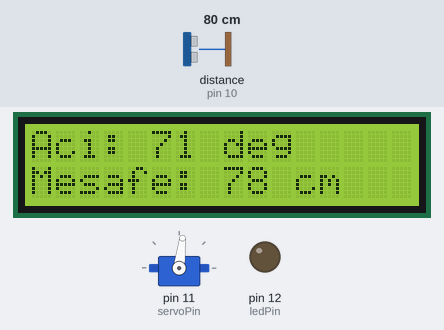
Recording of a sketch running on a simulated Arduino Uno, built with avr-gcc and run on an emulated ATmega328P. On the bench: 16×2 character LCD, servo, output pins drawn as LEDs (lit = HIGH). Wiring (inferred from the names in the program): ultrasonic range finder: trigger pin 9; echo pin 10. Inputs (shaded band) come from the test bench; at power-on: distance to the obstacle (sensor on pin 10) 80 cm. The echo pulse lasts 58.3 µs per cm; pins used as bus, display or sensor lines are not drawn; what the sketch prints to the serial monitor is not drawn.

Above: at 2.2 s.
2.3 s: distance to the obstacle (sensor on pin 10) set to 9 cm
At 3.99 s:
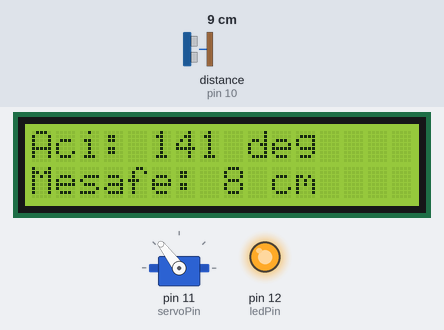
4.7 s: distance to the obstacle (sensor on pin 10) set to 19 cm
At 4.89 s:
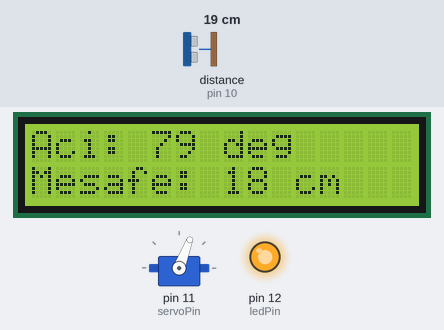
7.1 s: distance to the obstacle (sensor on pin 10) set to 23 cm
At 7.29 s:
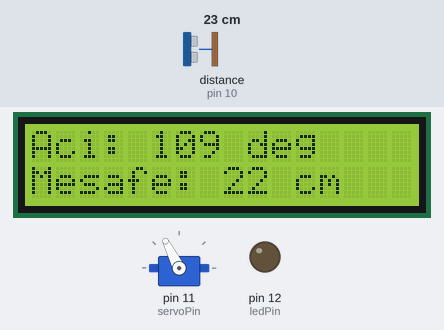
9.5 s: distance to the obstacle (sensor on pin 10) set to 2 cm
At 10.0 s:
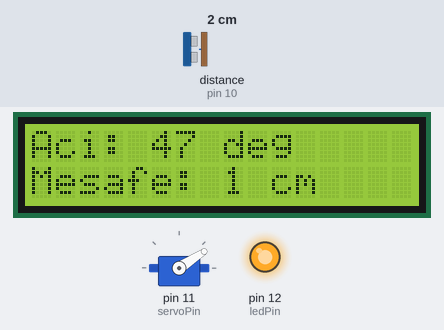
12.5 s: distance to the obstacle (sensor on pin 10) set to 120 cm
At 13.92 s:
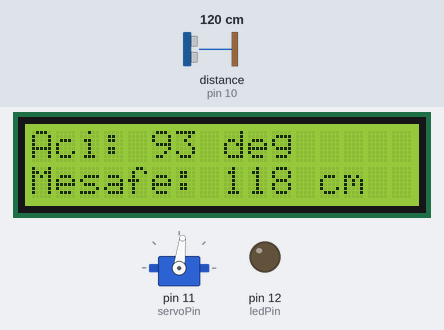
15.5 s: distance to the obstacle (sensor on pin 10) set to 35 cm
At 19.37 s:
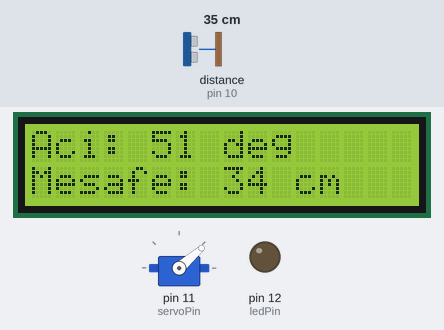
Timing chart, 0 to 19.5 s (numbered marks = the images above; inputs shaded):
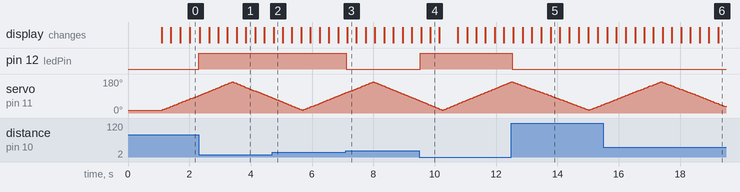

Measured:
- the behaviour switches between 20 and 21 cm on distance to the obstacle (sensor on pin 10) (found by bisection; images 2 and 3)
- after the input at 2.3 s, pin 12 (ledPin): LOW → HIGH at once
- after the input at 7.1 s, pin 12 (ledPin): HIGH → LOW at once
- after the input at 9.5 s, pin 12 (ledPin): LOW → HIGH at once
- after the input at 12.5 s, pin 12 (ledPin): HIGH → LOW at once
- by itself, servo on pin 11 (servoPin): rises from 45° to 165° in 1.9 s, then falls to 35° in 2.1 s

The sketch:

radar.ino
```cpp
#include <Servo.h>
#include <Wire.h>
#include <LiquidCrystal_I2C.h>

// I2C LCD Tanımlaması (0x27 veya 0x3F)
LiquidCrystal_I2C lcd(0x27, 16, 2);

// Pin Tanımlamaları
const int trigPin = 9;
const int echoPin = 10;
const int servoPin = 11;
const int ledPin = 12;

const int MAX_CM = 200;                                // kullanmak istediğin maksimum menzil
const unsigned long ECHO_TIMEOUT_US = MAX_CM * 59UL;   // gidiş-dönüş ~58.2 µs/cm + küçük pay
const unsigned long SERVO_MS = 30;                     // servonun yerleşme süresi (eski delay(30))
const unsigned long LCD_MS = 120;                      // LCD yenileme aralığı

Servo radarServo;
int aci = 15;
int adim = 2;      // +2 ileri, -2 geri
int mesafe = 0;    // 0 = menzil dışı / yankı yok
unsigned long tServo = 0;
unsigned long tLcd = 0;

// Mesafe Ölçüm Fonksiyonu (timeout dolarsa pulseIn 0 döner)
int mesafeOlc() {
  digitalWrite(trigPin, LOW);
  delayMicroseconds(2);
  digitalWrite(trigPin, HIGH);
  delayMicroseconds(10);
  digitalWrite(trigPin, LOW);

  return pulseIn(echoPin, HIGH, ECHO_TIMEOUT_US) * 0.034 / 2;
}

void setup() {
  pinMode(trigPin, OUTPUT);
  pinMode(echoPin, INPUT);
  pinMode(ledPin, OUTPUT);

  // Seri Haberleşme (Processing için standart 9600 baud)
  Serial.begin(9600);

  // LCD Başlatma
  lcd.init();
  lcd.backlight();
  lcd.setCursor(0, 0);
  lcd.print("RADAR SISTEMI");
  lcd.setCursor(0, 1);
  lcd.print("BASLATILIYOR...");

  radarServo.attach(servoPin);
  radarServo.write(aci);
  delay(1000);
  lcd.clear();
}

void loop() {
  unsigned long now = millis();

  // Servo adımı: önceki yazımdan beri 30 ms geçtiyse ölç, gönder, bir sonraki açıya geç
  if (now - tServo >= SERVO_MS) {
    tServo = now;
    mesafe = mesafeOlc();

    // Processing için özel veri formatı: "Açı,Mesafe."
    Serial.print(aci);
    Serial.print(",");
    Serial.print(mesafe);
    Serial.print(".");

    // Engel 20 cm altındaysa LED yak
    digitalWrite(ledPin, mesafe > 0 && mesafe < 20);

    aci += adim;
    if (aci > 165 || aci < 15) {   // uçta yön değiştir, uç açıyı tekrar ölçme
      adim = -adim;
      aci += 2 * adim;
    }
    radarServo.write(aci);
  }

  // LCD ayrı zamanlayıcıda: servo adımını her seferinde I2C yazımıyla geciktirmez
  if (now - tLcd >= LCD_MS) {
    tLcd = now;
    lcd.setCursor(0, 0);
    lcd.print("Aci: ");
    lcd.print(aci);
    lcd.print(" deg   ");
    lcd.setCursor(0, 1);
    lcd.print("Mesafe: ");
    lcd.print(mesafe);
    lcd.print(" cm  ");
  }
}
```
